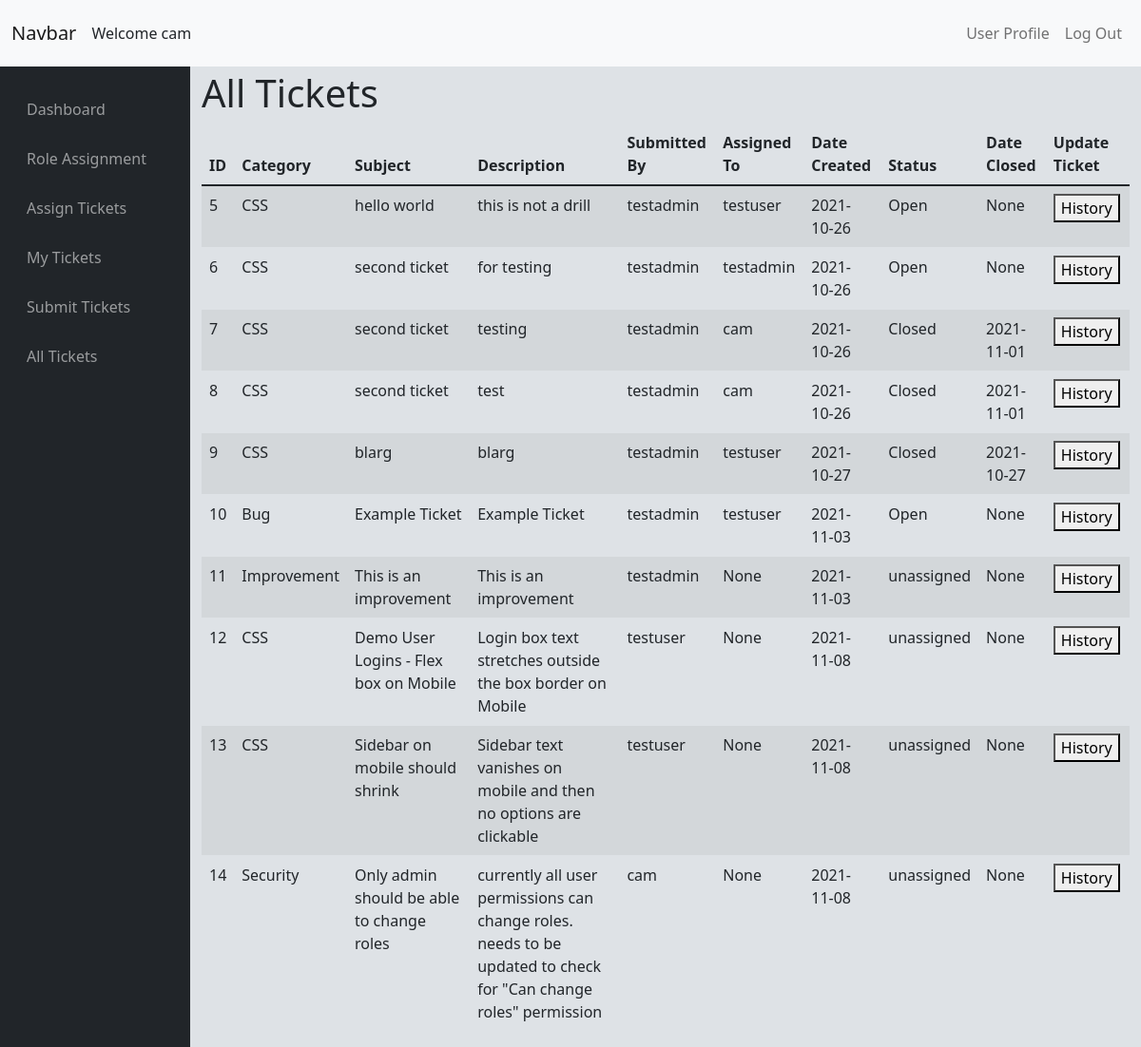
/issue/alltickets (signed in), run on an earlier commit of the app's database.
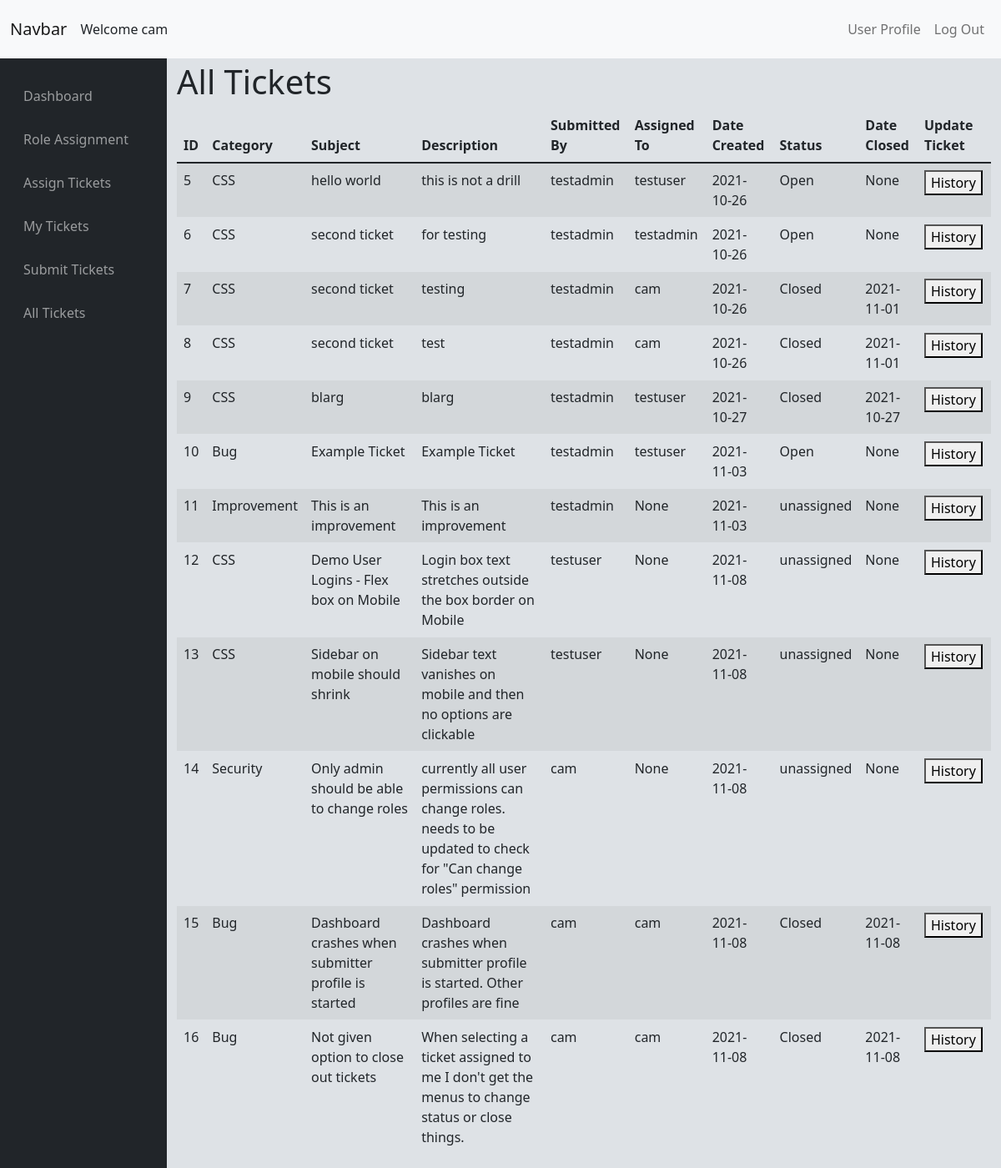
And on a later commit of the database.
### tables this page shows
CREATE TABLE "Issues" (
	"issue_id"	INTEGER UNIQUE,
	"issue_category"	TEXT,
	"issue_subject"	TEXT,
	"issue_description"	BLOB,
	"submitter_id"	TEXT,
	"user_assigned_to"	TEXT,
	"date_created"	DATE,
	"issue_status"	TEXT,
	"date_closed"	DATE,
	PRIMARY KEY("issue_id" AUTOINCREMENT)
);

### issueTrackerViews.py (the view, shortened to what this page needs)
@issueTrack.route('/alltickets')
@login_required
def alltickets():
    if not request.args.get('id'):
        tickets = return_query("SELECT * FROM Issues")
        return render_template('alltickets.html', tickets=tickets)

### SQLhelpers.py (called while the page is built)
def SQL_connect():
    connection = sqlite3.connect(db)
    connection.row_factory = dict_factory
    return connection

def dict_factory(cursor, row):
    d = {}
    for idx, col in enumerate(cursor.description):
        d[col[0]] = row[idx]
    return d

def return_query(query, options=[]):
    connection = SQL_connect()
    cursor = connection.cursor()
    try:
        if len(options) == 0:
            result = cursor.execute(query)
        else:
            result = cursor.execute(query, options)
        result = result.fetchall()
        return result
    except Exception as err:
        print(f"Error: '{err}'")
    cursor.close()
    connection.close()

### app.py (called while the page is built)
@app.after_request
def after_request(response):
    response.headers["Cache-Control"] = "no-cache, no-store, must-revalidate"
    response.headers["Expires"] = 0
    response.headers["Pragma"] = "no-cache"
    return response

### helpers.py (called while the page is built)
def login_required(f):
    @wraps(f)
    def decorated_function(*args, **kwargs):
        if session.get("user_id") is None:
            return redirect(url_for(".login"))
        return f(*args, **kwargs)
    return decorated_function

### templates/alltickets.html (shortened to what this page needs)
{% extends "layout.html" %}
{% block main %}
<div class="mt-sm-1">
    <div class='justify-content-center align-items-center'>
        <p class='h1'>All Tickets</p>
    </div>
        <table class="table table-striped table-hover" id='table1'>
        <thead>
            <tr>
                <th onclick="sortTable(0)">ID</th>
                <th onclick='sortTable(1)'>Category</th>
                <th onclick='sortTable(2)'>Subject</th>
                <th onclick='sortTable(3)'>Description</th>
                <th onclick='sortTable(4)'>Submitted By</th>
                <th onclick='sortTable(5)'>Assigned To</th>
                <th onclick='sortTable(6)'>Date Created</th>
                <th onclick='sortTable(7)'>Status</th>
                <th onclick='sortTable(8)'>Date Closed</th>
                <th>Update Ticket</th>
            </tr>
        </thead>
        <tbody>
            {% for i in tickets %}
            <tr id="open_ticket_{{i.id}}">
                <td>{{ i.issue_id }}</td>
                <td>{{ i.issue_category }}</td>
                <td>{{ i.issue_subject }}</td>
                <td>{{ i.issue_description }}</td>
                <td>{{ i.submitter_id }}</td>
                <td>{{ i.user_assigned_to }}</td>
                <td>{{ i.date_created }}</td>
                <td>{{ i.issue_status }}</td>
                <td>{{ i.date_closed }}</td>
                <td><button onclick="window.location.href='./alltickets?id={{i.issue_id}}'">History</button></td>
            </tr>
            {% endfor %}
        </tbody>
    </table>
</div>
{% endblock %}

What changed in the data, as far as the page shows it:
added Issues: issue_id "15", issue_category "Bug", issue_subject "Dashboard crashes when submitter profile is started", issue_description "Dashboard crashes when submitter profile is started. Other profiles are fine", submitter_id "cam", user_assigned_to "cam", date_created "2021-11-08", issue_status "Closed", date_closed "2021-11-08"
added Issues: issue_id "16", issue_category "Bug", issue_subject "Not given option to close out tickets", issue_description "When selecting a ticket assigned to me I don't get the menus to change status or close things.", submitter_id "cam", user_assigned_to "cam", date_created "2021-11-08", issue_status "Closed", date_closed "2021-11-08"
